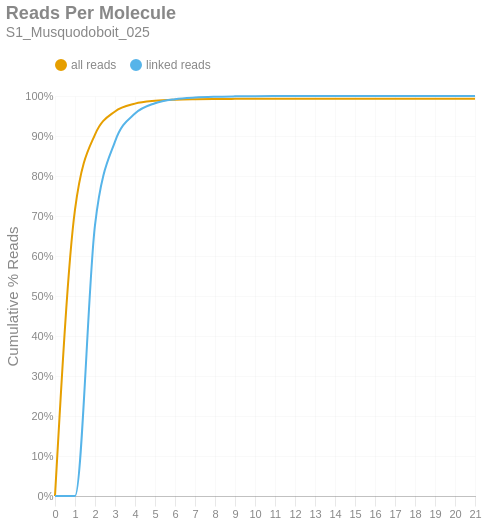

Here is the notebook cell this chart was saved with:
### Markdown cell above
### Reads per Molecule
This chart shows the cumulative distribution of the number of reads per linked molecule. That is, how many alignments are associated with a unique molecule. This excludes the number of reads associated with invalid or absent linked-read barcodes. The `linked` histogram is the percentages recalculated when disregarding singletons.

### Code cell
if SKIPLR:
    print_html(f"Skipped")
else:
    counts = np.bincount(valids['reads'].cast(pl.Int64).to_numpy())
    weighted = counts * np.arange(len(counts))
    all_perc = weighted / n_reads
    linked_perc = weighted / n_linked_reads
    linked_perc[1] = 0
    binned_df = pl.DataFrame({
        'readsper': list(range(len(counts))),
        'all reads (cumsum)': np.cumsum(all_perc).tolist(),
        'linked reads (cumsum)': np.cumsum(linked_perc).tolist(),
    })

    with SafeRender(binned_df):
        (
            density_plot(binned_df, 'Reads Per Molecule', samplename, 'readspmol')
            .encode(
                x=alt.X('readsper:O', title=None).axis(labelAngle=0).scale(padding=0),
                y=alt.Y('value:Q', title='Cumulative % Reads').axis(format='%').stack(False),
                color=alt.Color("key:N").scale(domain=["all reads", "linked reads"]),
                tooltip=[
                    alt.Tooltip("key:N", title="Data Type"),
                    alt.Tooltip("readsper:O", title="Reads Per Molecule"),
                    alt.Tooltip("value:Q", format=".2%", title="% Reads (Cum.)")
                ]            
            )
        ).display()

### Figure 1 — Vega-Lite specification as saved in the notebook (floating-point values rounded to 4 significant figures)
{"width": "container", "height": 400, "config": {"title": {"anchor": "start", "dy": -15, "fontSize": 18, "color": "#888888", "subtitleColor": "#888888", "subtitleFontSize": 14}, "arc": {"fill": "#0072B2"}, "axis": {"domainColor": "#888888", "domainWidth": 0.5, "gridWidth": 0.2, "grid": false, "titleFontWeight": 400, "titleFontSize": 15, "labelFontSize": 11, "labelColor": "#888888", "tickColor": "#888888", "tickWidth": 0.2, "titleColor": "#888888"}, "axisBand": {"grid": false}, "axisX": {"grid": true, "tickSize": 10, "domainCap": "round"}, "axisY": {"domain": false, "grid": true, "tickSize": 0, "domainCap": "round"}, "background": "transparent", "header": {"labelFontSize": 15, "labelColor": "#888888", "titleFontSize": 15, "titleFontWeight": 600, "titleColor": "#888888"}, "legend": {"labelFont": "sans-serif", "labelFontSize": 12, "labelColor": "#888888", "symbolSize": 100, "symbolType": "circle", "titleFontSize": 12, "titlePadding": 10, "titleColor": "#888888", "title": null, "orient": "top"}, "range": {"category": ["#E69F00", "#56B4E9", "#009E73", "#F0E442", "#0072B2", "#D55E00", "#CC79A7", "#000000"], "diverging": ["#cfe8f3", "#a2d4ec", "#73bfe2", "#46abdb", "#1696d2", "#12719e"]}, "area": {"fill": "#0072B2", "fillOpacity": 0.7, "line": true, "strokeOpacity": 0.7}, "line": {"color": "#0072B2", "stroke": "#0072B2", "strokeWidth": 2}, "trail": {"color": "#0072B2", "stroke": "#0072B2", "strokeWidth": 0, "size": 1}, "point": {"filled": true, "fillOpacity": 1.0, "size": 95}, "text": {"color": "#888888", "fontSize": 11, "align": "right", "fontWeight": 400, "size": 11}, "bar": {"fill": "#0072B2", "stroke": null}, "view": {"stroke": null, "continuousWidth": 660, "continuousHeight": 400}}, "data": {"name": "data-4f797a087713ce149316ab2a841b40df"}, "mark": {"type": "line", "interpolate": "monotone", "point": {"opacity": 0, "size": 275}}, "encoding": {"color": {"field": "key", "scale": {"domain": ["all reads", "linked reads"]}, "type": "nominal"}, "tooltip": [{"field": "key", "title": "Data Type", "type": "nominal"}, {"field": "readsper", "title": "Reads Per Molecule", "type": "ordinal"}, {"field": "value", "format": ".2%", "title": "% Reads (Cum.)", "type": "quantitative"}], "x": {"axis": {"labelAngle": 0}, "field": "readsper", "scale": {"padding": 0}, "title": null, "type": "ordinal"}, "y": {"axis": {"format": "%"}, "field": "value", "stack": false, "title": "Cumulative % Reads", "type": "quantitative"}}, "params": [{"name": "param_c36ac31b6afebe62", "select": {"type": "point", "fields": ["key"]}, "bind": "legend"}], "title": {"text": "Reads Per Molecule", "subtitle": "S1_Musquodoboit_025"}, "transform": [{"fold": ["all reads (cumsum)", "linked reads (cumsum)"]}, {"calculate": "replace(datum.key, ' (cumsum)', '')", "as": "key"}, {"filter": {"param": "param_c36ac31b6afebe62"}}], "usermeta": {"embedOptions": {"downloadFileName": "S1_Musquodoboit_025.readspmol"}}, "$schema": "https://vega.github.io/schema/vega-lite/v6.1.0.json", "datasets": {"data-4f797a087713ce149316ab2a841b40df": [{"readsper": 0, "all reads (cumsum)": 0.0, "linked reads (cumsum)": 0.0}, {"readsper": 1, "all reads (cumsum)": 0.7158, "linked reads (cumsum)": 0.0}, {"readsper": 2, "all reads (cumsum)": 0.9036, "linked reads (cumsum)": 0.6774}, {"readsper": 3, "all reads (cumsum)": 0.9615, "linked reads (cumsum)": 0.8859}, {"readsper": 4, "all reads (cumsum)": 0.9809, "linked reads (cumsum)": 0.9562}, {"readsper": 5, "all reads (cumsum)": 0.9881, "linked reads (cumsum)": 0.982}, {"readsper": 6, "all reads (cumsum)": 0.9909, "linked reads (cumsum)": 0.9921}, {"readsper": 7, "all reads (cumsum)": 0.9921, "linked reads (cumsum)": 0.9963}, {"readsper": 8, "all reads (cumsum)": 0.9926, "linked reads (cumsum)": 0.9982}, {"readsper": 9, "all reads (cumsum)": 0.9928, "linked reads (cumsum)": 0.9991}, {"readsper": 10, "all reads (cumsum)": 0.993, "linked reads (cumsum)": 0.9996}, {"readsper": 11, "all reads (cumsum)": 0.993, "linked reads (cumsum)": 0.9998}, {"readsper": 12, "all reads (cumsum)": 0.9931, "linked reads (cumsum)": 0.9999}, {"readsper": 13, "all reads (cumsum)": 0.9931, "linked reads (cumsum)": 0.9999}, {"readsper": 14, "all reads (cumsum)": 0.9931, "linked reads (cumsum)": 1.0}, {"readsper": 15, "all reads (cumsum)": 0.9931, "linked reads (cumsum)": 1.0}, {"readsper": 16, "all reads (cumsum)": 0.9931, "linked reads (cumsum)": 1.0}, {"readsper": 17, "all reads (cumsum)": 0.9931, "linked reads (cumsum)": 1.0}, {"readsper": 18, "all reads (cumsum)": 0.9931, "linked reads (cumsum)": 1.0}, {"readsper": 19, "all reads (cumsum)": 0.9931, "linked reads (cumsum)": 1.0}, {"readsper": 20, "all reads (cumsum)": 0.9931, "linked reads (cumsum)": 1.0}, {"readsper": 21, "all reads (cumsum)": 0.9931, "linked reads (cumsum)": 1.0}]}}
